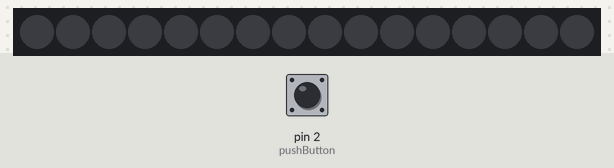
The sketch below on a simulated Arduino Uno, built with avr-gcc and run on an emulated ATmega328P. Shown: 16 RGB LEDs in strip order, left to right. Inputs (shaded band) come from the test bench; at power-on: pin 2 (pushButton) LOW. Dim RGB values are drawn brighter than linear.

Above: at 1.2 s.
1.3 s: pin 2 (pushButton) pulled HIGH for 3.2 s
At 1.45 s:
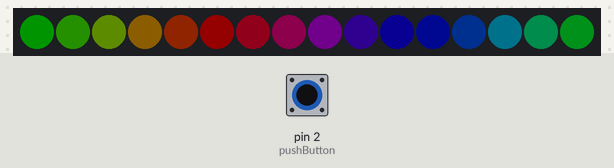
6.0 s: pin 2 (pushButton) pulled HIGH for 3.2 s
At 6.15 s:
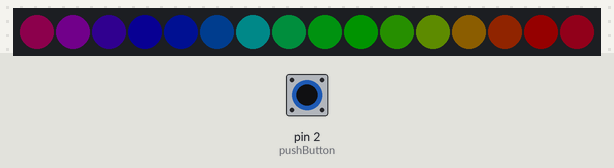
10.7 s: pin 2 (pushButton) pulled HIGH for 3.2 s
At 10.85 s:
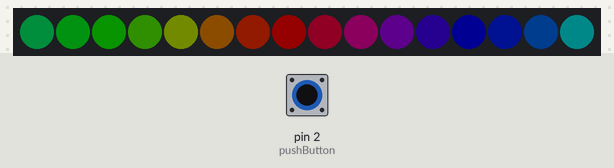
15.4 s: pin 2 (pushButton) pulled HIGH for 0.15 s
At 15.47 s:
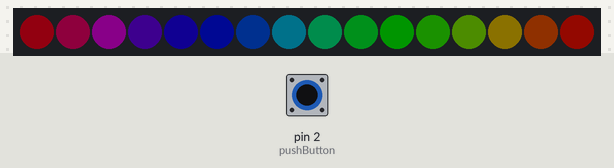
Timing chart, 0 to 18.0 s (numbered marks = the images above; inputs shaded):
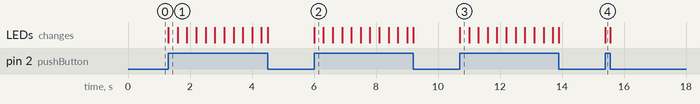

The sketch:

neopixel.ino
```cpp
/**************************************************************
Simple control of neopixel lights via CodeBender
 **************************************************************/

#include <Adafruit_NeoPixel.h>

#define PIN 8

// digital pin 2 has a pushbutton attached to it. Give it a name:
int pushButton = 2;
bool value = false;
Adafruit_NeoPixel strip = Adafruit_NeoPixel(16, PIN, NEO_GRB + NEO_KHZ800);

int shift = 1;


void setup()
{
  // make the pushbutton's pin an input:
  pinMode(pushButton, INPUT);

  strip.begin();
  strip.setBrightness(20);
  strip.show();

}

void color()
{

  for(int i=0; i< strip.numPixels(); i++)
  {
    strip.setPixelColor(i, Wheel(((i * 256 / strip.numPixels()) +shift) & 255));
  }
  strip.setBrightness(20);
  strip.show();
}

void rainbow()
{
  shift++;
  if (shift==250) shift=1;
  for(int i=0; i< strip.numPixels(); i++)
  {
    strip.setPixelColor(i, Wheel(((i * 256 / strip.numPixels()) +shift) & 255));
  }
  strip.setBrightness(20);
  strip.show();
}

void off()
{

  for(int i=0; i< strip.numPixels(); i++)
  {
    strip.setPixelColor(i, 0,0,0);
  }

  strip.show();
}

void loop()
{

  // read the input pin:
  int buttonState = digitalRead(pushButton);
  // print out the state of the button:
  if (buttonState)
  {
    rainbow();
  }else
  {
    off();
  }
  delay(1);        // delay in between reads for stability
}

// Input a value 0 to 255 to get a color value.
// The colours are a transition r - g - b - back to r.
uint32_t Wheel(byte WheelPos) {
  if(WheelPos < 85) {
   return strip.Color(WheelPos * 3, 255 - WheelPos * 3, 0);
  } else if(WheelPos < 170) {
   WheelPos -= 85;
   return strip.Color(255 - WheelPos * 3, 0, WheelPos * 3);
  } else {
   WheelPos -= 170;
   return strip.Color(0, WheelPos * 3, 255 - WheelPos * 3);
  }
}
```

Measured:
- after the input at 1.3 s, the LEDs: change at once (image 1)
- after the input at 6.0 s, the LEDs: change at once (image 2)
- after the input at 10.7 s, the LEDs: change at once (image 3)
- after the input at 15.4 s, the LEDs: change at once (image 4)
